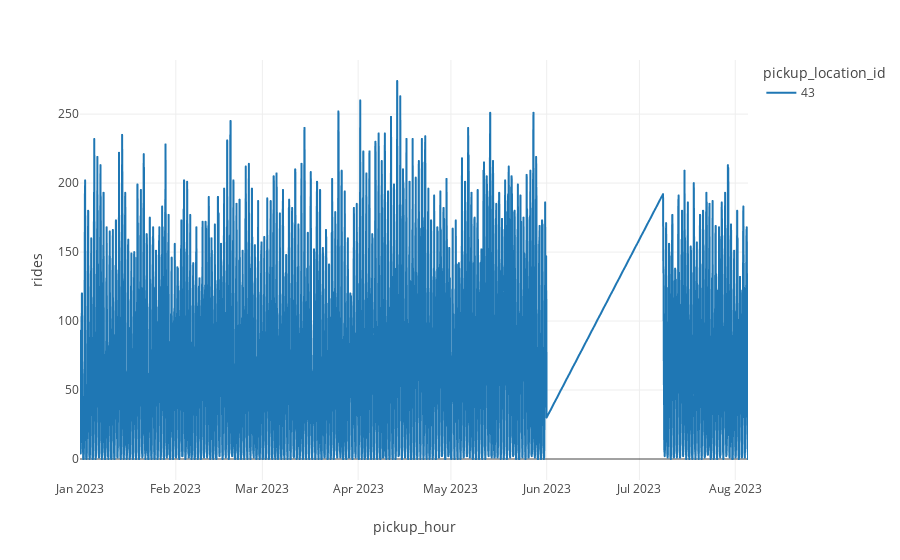

Source (notebook cell):
### Code cell
# from src.plot import plot_ts
from typing import Optional, List
import pandas as pd
import plotly.express as px 

def plot_ts(
    ts_data: pd.DataFrame,
    locations: Optional[List[int]] = None
    ):
    """
    Plot time-series data
    """
    ts_data_to_plot = ts_data[ts_data.pickup_location_id.isin(locations)] if locations else ts_data

    fig = px.line(
        ts_data_to_plot,
        x="pickup_hour",
        y="rides",
        color='pickup_location_id',
        template='none',
    )

    fig.show()

plot_ts(ts_data, locations=[43])

### Figure 1 — Plotly figure (JSON) as saved in the notebook; plotly's stock layout.template omitted (floating-point values rounded to 4 significant figures; data arrays with more than 128 entries replaced by an {"elided": "..."} marker saying what was removed)
{"data": [{"hovertemplate": "pickup_location_id=43<br>pickup_hour=%{x}<br>rides=%{y}<extra></extra>", "legendgroup": "43", "line": {"color": "#1F77B4", "dash": "solid"}, "marker": {"symbol": "circle"}, "mode": "lines", "name": "43", "showlegend": true, "type": "scattergl", "x": {"elided": "4285 str values"}, "xaxis": "x", "y": {"elided": "4285 int values"}, "yaxis": "y"}], "layout": {"legend": {"title": {"text": "pickup_location_id"}, "tracegroupgap": 0}, "margin": {"t": 60}, "xaxis": {"anchor": "y", "domain": [0, 1], "title": {"text": "pickup_hour"}}, "yaxis": {"anchor": "x", "domain": [0, 1], "title": {"text": "rides"}}}}
